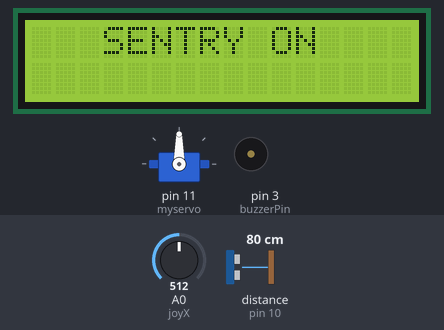
This sketch was run on a simulated Arduino Uno, built with avr-gcc and run on an emulated ATmega328P. On the bench: servo, 16×2 character LCD, buzzer (waves = sounding). Wiring (inferred from the names in the program): ultrasonic range finder: trigger pin 9; echo pin 10. Inputs (shaded band) come from the test bench; at power-on: distance to the obstacle (sensor on pin 10) 80 cm, A0 (joyX) = 512. The echo pulse lasts 58.3 µs per cm; what the sketch prints to the serial monitor is not drawn.

Above: at 0.4 s.
At 2.9 s:
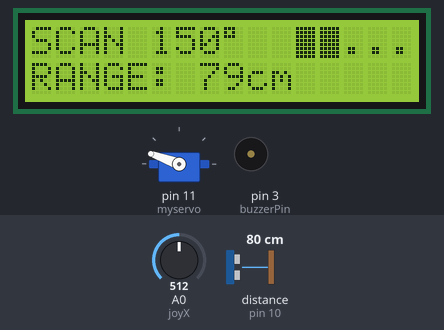
3.0 s: distance to the obstacle (sensor on pin 10) set to 18 cm
At 3.43 s:
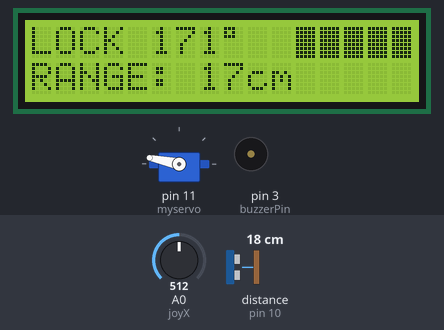
5.1 s: A0 (joyX) set to 473
6.6 s: A0 (joyX) set to 443
At 7.0 s:
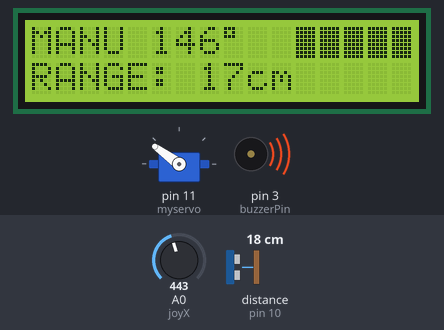
9.2 s: distance to the obstacle (sensor on pin 10) set to 250 cm
At 9.51 s:
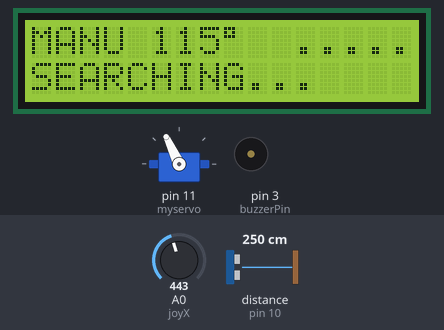
11.0 s: A0 (joyX) set to 511
14.0 s: distance to the obstacle (sensor on pin 10) set to 2 cm
At 15.11 s:
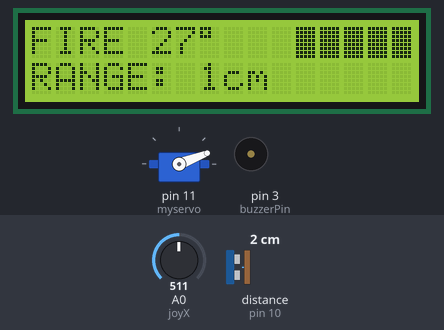
Timing chart, 0 to 17.8 s (numbered marks = the images above; inputs shaded):
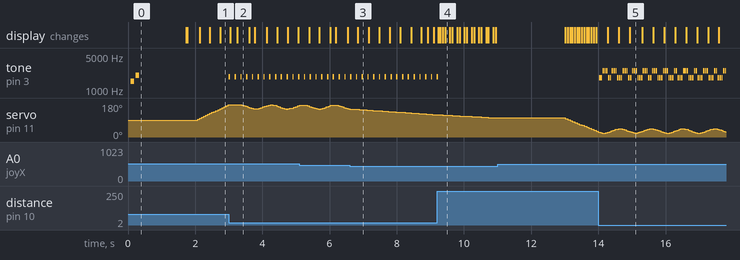

Measured:
- the behaviour switches between 462 and 461 on A0 (joyX) (found by bisection; images 2 and 3)
- after the input at 3.0 s, tone on pin 3 (buzzerPin): alternates 1874 Hz for 0.04 s and silent for 0.13 s, starting at once; the display: first changes at once (image 2 shows a later state)
- after the input at 6.6 s, the display: changes after 0.24 s (image 3)
- after the input at 9.2 s, tone on pin 3 (buzzerPin): goes on until 9.2 s, then stays silent; the display: first differs from a run without the input after 0.09 s (image 4 shows a later state)
- after the input at 14.0 s, tone on pin 3 (buzzerPin): plays 1800 Hz for 0.04 s, 1800 Hz for 0.04 s, 2500 Hz for 0.04 s, 2500 Hz for 0.04 s, 2500 Hz for 0.04 s, 1800 Hz for 0.04 s … (70 notes in this stretch), starting at once; the display: first changes after 0.28 s (image 5 shows a later state)

The sketch:

Smart-Sentry-System.ino
```cpp
#include <Servo.h>
#include <Wire.h>
#include <LiquidCrystal_I2C.h>

#define trigPin 9
#define echoPin 10
#define joyX A0
#define buzzerPin 3
#define lockThreshold 40
#define dangerThreshold 10

LiquidCrystal_I2C lcd(0x27, 16, 2);
Servo myservo;

byte signalBar[8] = {B11111, B11111, B11111, B11111, B11111, B11111, B11111, B11111};

float angle = 90.0;
int step = 2;
int distance;
unsigned long lastManualTime = 0;
unsigned long lastBuzzerTime = 0;
const int joyCenter = 512;

void setup() {
  pinMode(trigPin, OUTPUT);
  pinMode(echoPin, INPUT);
  pinMode(buzzerPin, OUTPUT);
  myservo.attach(11);

  Serial.begin(9600); // REQUIRED FOR PROCESSING

  lcd.init();
  lcd.backlight();
  lcd.createChar(0, signalBar);

  lcd.setCursor(3, 0);
  lcd.print("SENTRY ON");
  tone(buzzerPin, 1500, 100); delay(150);
  tone(buzzerPin, 2000, 100);
  delay(1500);
  lcd.clear();
}

void loop() {
  distance = calculateDistance();
  int joyVal = analogRead(joyX);
  unsigned long currentTime = millis();
  String systemStatus = "SCAN";

  if (abs(joyVal - joyCenter) > 50) {
    float move = (joyVal - joyCenter) / 512.0 * 5.0;
    angle += move;
    lastManualTime = currentTime;
    systemStatus = "MANU";
  }
  else if (distance > 0 && distance < lockThreshold) {
    if (distance < dangerThreshold) systemStatus = "FIRE";
    else systemStatus = "LOCK";
    angle += (sin(currentTime / 150.0) * 4);
  }
  else if (currentTime - lastManualTime < 2000) {
    systemStatus = "MANU";
  }
  else {
    systemStatus = "SCAN";
    angle += step * 2.5;
    if (angle >= 170 || angle <= 10) step = -step;
  }

  handleBuzzer(distance);
  updateVisualLCD(systemStatus, distance);

  angle = constrain(angle, 10, 170);
  myservo.write((int)angle);

  // --- SEND DATA TO PROCESSING ---
  // Format: angle,distance,status.
  Serial.print((int)angle);
  Serial.print(",");
  Serial.print(distance);
  Serial.print(",");
  Serial.print(systemStatus);
  Serial.print(".");

  delay(20);
}

void handleBuzzer(int dist) {
  unsigned long now = millis();
  if (dist > 0 && dist < dangerThreshold) {
    tone(buzzerPin, (now % 300 < 150) ? 2500 : 1800, 40);
  }
  else if (dist > 0 && dist < lockThreshold) {
    int interval = map(dist, dangerThreshold, lockThreshold, 70, 500);
    int pitch = map(dist, dangerThreshold, lockThreshold, 2200, 800);
    if (now - lastBuzzerTime > interval) {
      tone(buzzerPin, pitch, 40);
      lastBuzzerTime = now;
    }
  } else {
    noTone(buzzerPin);
  }
}

void updateVisualLCD(String status, int dist) {
  lcd.setCursor(0, 0);
  lcd.print(status);
  lcd.print(" ");
  lcd.print((int)angle);
  lcd.print((char)223);
  lcd.print("      ");
  int bars = map(constrain(dist, 0, 100), 0, 100, 5, 0);
  lcd.setCursor(11, 0);
  for (int i = 0; i < 5; i++) {
    if (i < bars) lcd.write(0);
    else lcd.print(".");
  }
  lcd.setCursor(0, 1);
  if (dist < 100) {
    lcd.print("RANGE: ");
    lcd.print(dist);
    lcd.print("cm    ");
  } else {
    lcd.print("SEARCHING...    ");
  }
}

int calculateDistance() {
  digitalWrite(trigPin, LOW);
  delayMicroseconds(2);
  digitalWrite(trigPin, HIGH);
  delayMicroseconds(10);
  digitalWrite(trigPin, LOW);
  long dur = pulseIn(echoPin, HIGH, 25000);
  if (dur == 0) return 400;
  return dur * 0.034 / 2;
}
```
